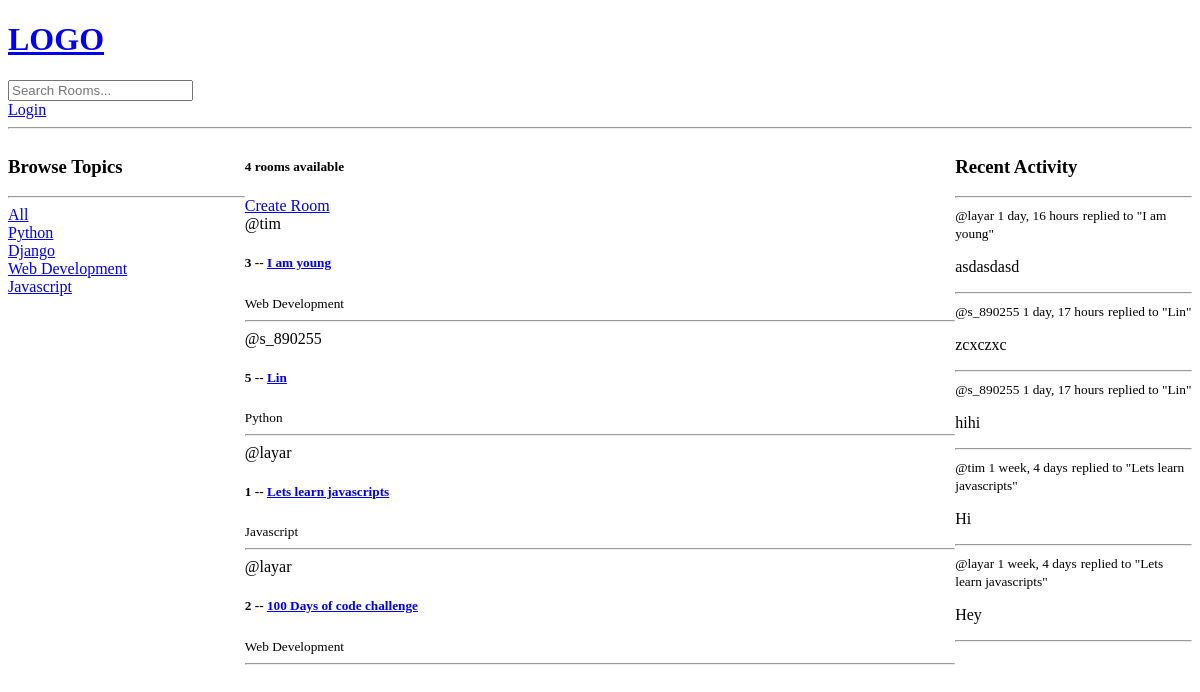
Before: / with the older database file.
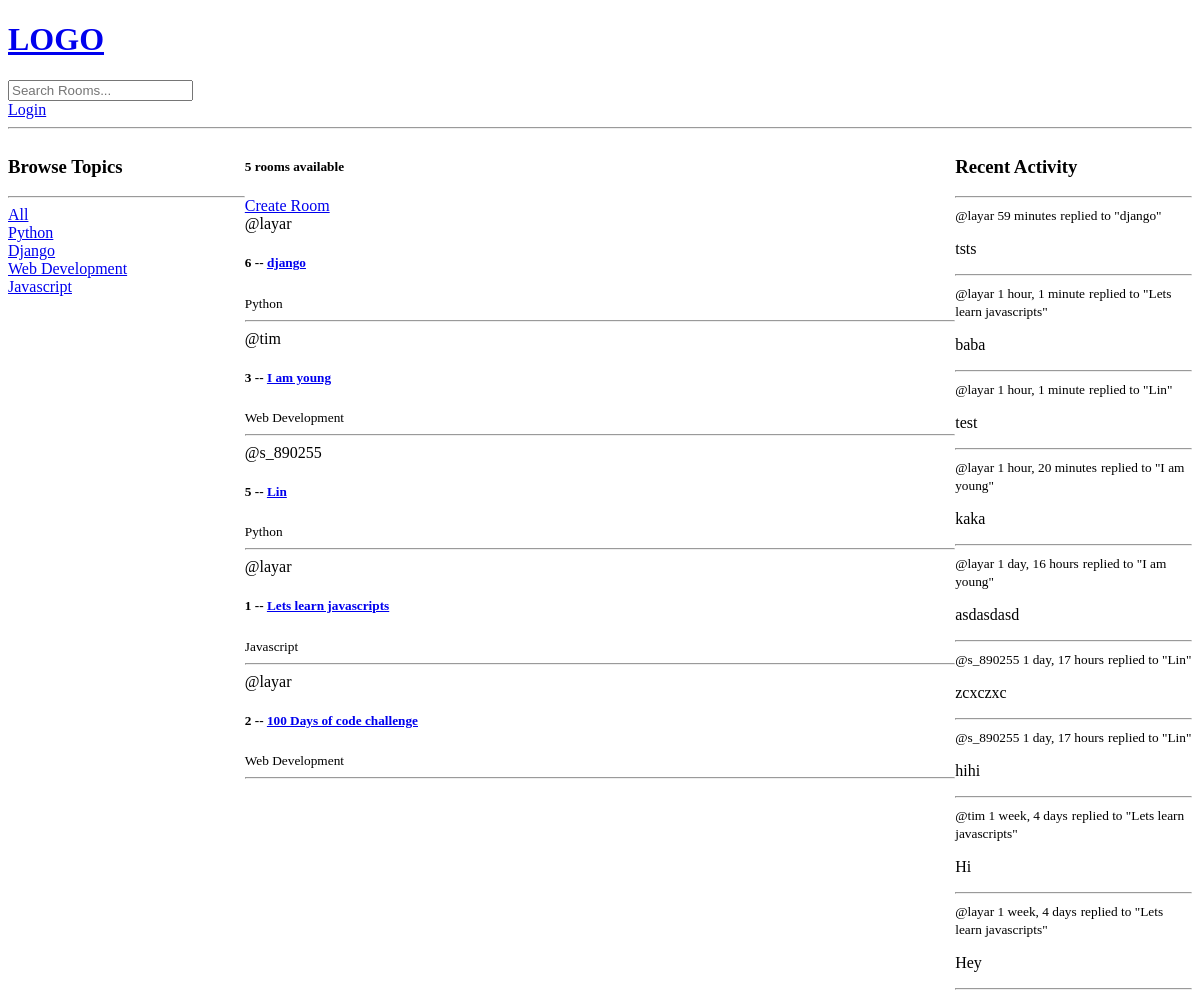
After: the same page with the newer database file.
### base/models.py (models this page shows, shortened)
class Topic(models.Model):
    name = models.CharField(max_length=200)

class Room(models.Model):
    host = models.ForeignKey(User, on_delete=models.SET_NULL, null=True)
    topic = models.ForeignKey(Topic, on_delete=models.SET_NULL, null=True)
    name = models.CharField(max_length=200)
    description = models.TextField(null=True, blank=True)
    participants = models.ManyToManyField(User, related_name='participants', blank=True)
    update = models.DateTimeField(auto_now=True)
    create = models.DateTimeField(auto_now_add=True)
    class Meta:
        ordering = ['-update', '-create']
    def __str__(self):
        return self.name

class Message(models.Model):
    user = models.ForeignKey(User, on_delete=models.CASCADE)
    room = models.ForeignKey(Room, on_delete=models.CASCADE)
    body = models.TextField()
    update = models.DateTimeField(auto_now=True)
    create = models.DateTimeField(auto_now_add=True)
    class Meta:
            ordering = ['-update', '-create']
    def __str__(self):
        return self.body[0:50]

### base/views.py (the view)
# urls.py: path('', views.home, name="home"),
def home(request):
    q = request.GET.get('q') if request.GET.get('q') != None else ''
    rooms = Room.objects.filter(
        Q(topic__name__icontains=q) |
        Q(name__icontains=q) |
        Q(description__icontains=q)
        )
    topics = Topic.objects.all()
    room_count = rooms.count()
    room_messages = Message.objects.filter(Q(room__topic__name__icontains=q))
    context = {'rooms': rooms, 'topics': topics, 'room_count': room_count,
               'room_messages': room_messages}
    return render(request, 'base/home.html', context)

### base/templates/base/home.html (shortened to what this page needs)
{% extends 'main.html' %}
{% block content %}
<div class="home-container">
    <div>
        <h3>Browse Topics</h3>
        <hr>
        <div>
            <a href="{% url 'home' %}">All</a>
        </div>
        {% for topic in topics %}
            <div>
                <a href="{% url 'home' %}?q={{topic.name}}">{{topic.name}}</a>
            </div>
        {% endfor %}
    </div>
    <div>
        <h5>{{ room_count }} rooms available</h5>
        <a href="{% url 'create-room' %}">Create Room</a>
        <div>
            {% for room in rooms %}
            <div>
                <span>@{{room.host.username}}</span>
                <h5>{{room.id}} -- <a href="{% url 'room' room.id %}">{{room.name}}</a></h5>
                <small>{{room.topic.name}}</small>
                <hr>
            </div>
            {% endfor %}
        </div>
    </div>
    <div>
        <h3>Recent Activity</h3>
        <hr>
        {% for message in room_messages %}
            <div>
                <small>@{{message.user}}  {{message.create|timesince}}</small>
                <small>replied to "{{message.room}}"</small>
                <p>{{message}}</p>
                <hr>
            </div>
        {% endfor %}
    </div>
</div>
{% endblock content %}

### templates/main.html (shortened to what this page needs)
<!DOCTYPE html>
<html>
<head>
</head>
<body>
    {% include 'navbar.html' %}
    {% block content %}
    {% endblock %}
</body>
</html>

### templates/navbar.html
<a href="/">
    <h1>LOGO</h1>
</a>
<form method="GET" action="{% url 'home' %}">
    <input type="text" name="q" placeholder="Search Rooms..." />
</form>
{%if request.user.is_authenticated %}
<p>Hello {{ request.user }}</p>
<a href="{% url 'logout' %}">Logout</a>
{% else %}
<a href="{% url 'login' %}">Login</a>
{% endif %}
<hr>

### base/templates/base/home.html (style rules this page uses)
.home-container { display: grid; grid-template-columns: 1fr 3fr 1fr; }

Changed rows visible on the page:
added Room: host.username "layar", id "6", name "django", topic.name "Python"
added Message: user "layar", create "59 minutes", room "django", body "tsts"
added Message: user "layar", create "1 hour, 1 minute", room "Lets learn javascripts", body "baba"
added Message: user "layar", create "1 hour, 1 minute", room "Lin", body "test"
added Message: user "layar", create "1 hour, 20 minutes", room "I am young", body "kaka"
Other visible differences:
{{ room_count }}: "4" → "5"
